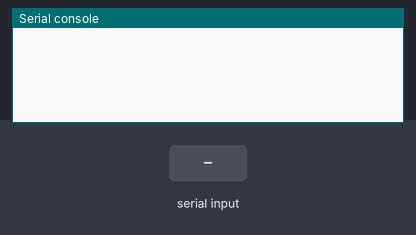
Recording of a program running on a simulated ESP32 board running MicroPython. Shown: the last lines printed to the serial console. Inputs (shaded band) come from the test bench.

Above: at 1.2 s.
1.3 s: "1\n" received over the second serial link
At 3.0 s:
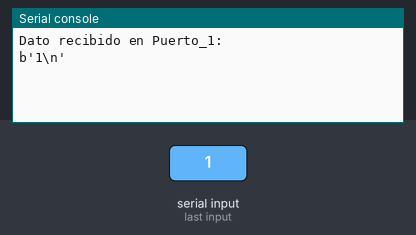
4.0 s: "0\n" received over the second serial link
At 4.5 s:
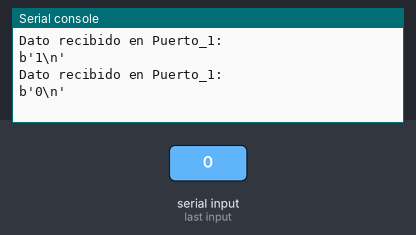
6.7 s: "2\n" received over the second serial link
At 8.8 s:
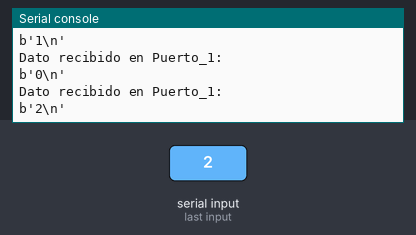

Measured:
- after the input at 1.3 s, the serial console: prints a new line after 0.70 s (image 1)
- after the input at 4.0 s, the serial console: prints a new line at once (image 2)
- after the input at 6.7 s, the serial console: prints a new line after 1.3 s (image 3)

The program:

uart.py
```python
from machine import Pin, UART
import time

#   Creamos el objeto Puerto_1
#   En el cual declaramos los pines a utilizar, en este caso GPIO 18 y 19
#Puerto_1 = UART(1,9600, tx =18, rx=19)
Puerto_1 = UART(0,9600)

#   Inicializamos el PUERTO 1
Puerto_1.init(9600, bits=8, parity=None, stop=1)

#   Creamos un objeto de tipo string donde se almacenrá lo recibido en el buffer
buffer_ = ""

#   Creamos el bucle para probar el funcionamienta de RX y TX
while True:
    time.sleep(2)
    #   Enviamos por TX
    Puerto_1.write('Texto de salida')

    if Puerto_1.any() > 0:  #Si se recibe algo en RX

        buffer_ = Puerto_1.readline()   #Se guarda en el objeto buffer_

        print('Dato recibido en Puerto_1: ')    #Se imprime en CONSOLA (UART0)
        print(buffer_)
```
